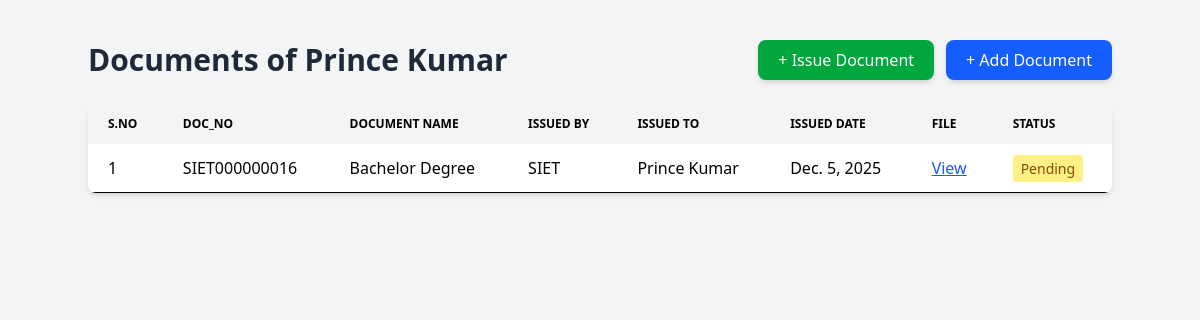
/students/19/docs/upload/ (signed in), run on the app's committed database.
### app/models.py (models this page shows, shortened)
class Student(models.Model):
    college = models.ForeignKey(
        College,
        on_delete=models.CASCADE,
        related_name="students"
    )
    name = models.CharField(max_length=255)
    enroll_no = models.CharField(max_length=100, unique=True)
    course=models.CharField(default='B.Tech')
    dob = models.DateField()
    location = models.CharField(max_length=255)
    email_id = models.EmailField(unique=True)
    class Meta:
        unique_together = ('college', 'enroll_no')

class Document(models.Model):
    STATUS_CHOICES = (
        ("Uploaded", "Uploaded"),
        ("Verified", "Verified"),
        ("Pending", "Pending"),
        ("Fake", "Fake"),
        ("Issued", "Issued"),  # Added Issued status
    )
    student = models.ForeignKey(
        Student,
        on_delete=models.CASCADE,
        related_name="documents"
    )
    college = models.ForeignKey(
        College,
        on_delete=models.CASCADE,
        related_name="documents"
    )
    issued_by_college = models.ForeignKey(
        College,
        on_delete=models.SET_NULL,
        null=True,
        blank=True,
        related_name="issued_documents"
    )
    doc_no = models.CharField(max_length=50)
    doc_id = models.CharField(max_length=100)
    document_name = models.CharField(max_length=255)
    issued_to = models.CharField(max_length=255)
    issued_date = models.DateField()
    file = models.FileField(upload_to='documents/')
    status = models.CharField(
        max_length=20,
        choices=STATUS_CHOICES,
        default="Uploaded"
    )

class College(models.Model):
    user = models.OneToOneField(User, on_delete=models.CASCADE, null=True, blank=True)
    college_name = models.CharField(max_length=255, unique=True, default="Unknown College")
    college_id = models.CharField(max_length=100, unique=True, null=True, blank=True)
    college_location = models.CharField(max_length=255, null=True, blank=True)
    estab_year = models.PositiveIntegerField(null=True, blank=True)
    college_email = models.EmailField(unique=True, null=True, blank=True)
    college_photo = models.ImageField(upload_to='college_photos/', null=True, blank=True)
    bgimage = models.ImageField(upload_to='college_bg/', null=True, blank=True)
    description = models.TextField(null=True, blank=True)
    contact1 = models.CharField(max_length=20, null=True, blank=True)
    contact2 = models.CharField(max_length=20, null=True, blank=True)
    contact3 = models.CharField(max_length=20, null=True, blank=True)
    Aimage1 = models.ImageField(upload_to='achievements/', null=True, blank=True)
    Atext1 = models.CharField(max_length=255, null=True, blank=True)
    Aimage2 = models.ImageField(upload_to='achievements/', null=True, blank=True)
    Atext2 = models.CharField(max_length=255, null=True, blank=True)
    Aimage3 = models.ImageField(upload_to='achievements/', null=True, blank=True)
    Atext3 = models.CharField(max_length=255, null=True, blank=True)
    Advimage = models.ImageField(upload_to='advantages/', null=True, blank=True)
    Advtext = models.CharField(max_length=255, null=True, blank=True)
    awardtext = models.CharField(max_length=255, null=True, blank=True)
    p_detail1 = models.CharField(max_length=255, null=True, blank=True)
    p_detail2 = models.CharField(max_length=255, null=True, blank=True)

### app/views.py (the view)
# urls.py: path('students/<int:id>/docs/upload/', views.upload_document, name='upload_document'),
@login_required
def upload_document(request, id):
    student = get_object_or_404(Student, id=id)
    college = College.objects.get(user=request.user)
    if request.method == "POST":
        print("📌 POST DATA:", request.POST)          # DEBUG
        print("📌 FILES:", request.FILES)
        form = UploadDocumentForm(request.POST, request.FILES)
        print("📌 Form Errors Before Validating:", form.errors)
        if form.is_valid():
            doc = form.save(commit=False)
            doc.student = student
            doc.college = college
            doc.issued_to = student.name
            issued_by_name = form.cleaned_data.get("issued_by")
            if issued_by_name:
                issuing_college = College.objects.filter(
                    college_name__iexact=issued_by_name
                ).first()
                doc.issued_by_college = issuing_college
            else:
                doc.issued_by_college = college
            doc.save()
            return redirect('view_documents', id=id)
    else:
        form = UploadDocumentForm()
    documents = Document.objects.filter(student=student).order_by("-issued_date")
    return render(request, "docs.html", {
        "student": student,
        "documents": documents,
        "add_form": form,
        "issue_form": IssueDocumentForm(),
    })

### templates/docs.html (shortened to what this page needs)
{% load tailwind_tags %} {% load static %}
<!DOCTYPE html>
<html lang="en">
  <head>
    {% tailwind_css %}
  </head>
  <body class="bg-gray-100 p-10">
    <div class="max-w-5xl mx-auto">
      <div class="flex justify-between items-center mb-6">
        <h1 class="text-3xl font-bold text-gray-800">
          Documents of {{ student.name }}
        </h1>
        <div class="flex gap-3">
          <button
            onclick="document.getElementById('issueModal').showModal()"
            class="bg-green-600 hover:bg-green-700 text-white px-5 py-2 rounded-lg shadow-md"
          >
            + Issue Document
          </button>
          <button
            onclick="document.getElementById('addModal').showModal()"
            class="bg-blue-600 hover:bg-blue-700 text-white px-5 py-2 rounded-lg shadow-md"
          >
            + Add Document
          </button>
        </div>
      </div>
      <div class="bg-white shadow-md rounded-lg overflow-hidden mb-10">
        <table class="min-w-full leading-normal">
          <thead>
            <tr>
              <th
                class="px-5 py-3 bg-gray-100 text-left text-xs font-semibold uppercase"
              >
                S.No
              </th>
              <th
                class="px-5 py-3 bg-gray-100 text-left text-xs font-semibold uppercase"
              >
                Doc_No
              </th>
              <th
                class="px-5 py-3 bg-gray-100 text-left text-xs font-semibold uppercase"
              >
                Document Name
              </th>
              <th
                class="px-5 py-3 bg-gray-100 text-left text-xs font-semibold uppercase"
              >
                Issued By
              </th>
              <th
                class="px-5 py-3 bg-gray-100 text-left text-xs font-semibold uppercase"
              >
                Issued To
              </th>
              <th
                class="px-5 py-3 bg-gray-100 text-left text-xs font-semibold uppercase"
              >
                Issued Date
              </th>
              <th
                class="px-5 py-3 bg-gray-100 text-left text-xs font-semibold uppercase"
              >
                File
              </th>
              <th
                class="px-5 py-3 bg-gray-100 text-left text-xs font-semibold uppercase"
              >
                Status
              </th>
            </tr>
          </thead>
          <tbody>
            {% for doc in documents %}
            <tr class="hover:bg-gray-50">
              <td class="px-5 py-3 border-b">{{ forloop.counter }}</td>
              <td class="px-5 py-3 border-b font-medium">{{ doc.doc_no }}</td>
              <td class="px-5 py-3 border-b font-medium">
                {{ doc.document_name }}
              </td>
              <td class="px-5 py-3 border-b">
                {{ doc.issued_by_college.college_name|default:"Not Available" }}
              </td>
              <td class="px-5 py-3 border-b">{{ doc.issued_to }}</td>
              <td class="px-5 py-3 border-b">{{ doc.issued_date }}</td>
              <td class="px-5 py-3 border-b">
                {% if doc.file %}
                <a
                  href="{{ doc.file.url }}"
                  target="_blank"
                  class="text-blue-600 underline"
                  >View</a
                >
                {% else %} No file uploaded {% endif %}
              </td>
              <td class="px-5 py-3 border-b">
                {% if doc.status == "Verified" %}
                <span
                  class="px-2 py-1 text-sm rounded bg-green-200 text-green-800"
                  >Verified</span
                >
                {% elif doc.status == "Pending" %}
                <span
                  class="px-2 py-1 text-sm rounded bg-yellow-200 text-yellow-800"
                  >Pending</span
                >
                {% elif doc.status == "Fake" %}
                <span class="px-2 py-1 text-sm rounded bg-red-200 text-red-800"
                  >Fake</span
                >
                {% elif doc.status == "Issued" %}
                <span
                  class="px-2 py-1 text-sm rounded bg-blue-200 text-blue-800"
                  >Issued</span
                >
                {% else %}
                <span
                  class="px-2 py-1 text-sm rounded bg-gray-200 text-gray-800"
                  >{{ doc.status }}</span
                >
                {% endif %}
              </td>
            </tr>
            {% empty %}
            <tr>
              <td colspan="8" class="text-center py-6 text-gray-500">
                No documents uploaded yet.
              </td>
            </tr>
            {% endfor %}
          </tbody>
        </table>
      </div>
    </div>
  </body>
</html>

### data on the page
Student: name "Prince Kumar"
Document: doc_no "SIET000000016", document_name "Bachelor Degree", issued_by_college.college_name "SIET", issued_to "Prince Kumar", issued_date "Dec. 5, 2025", status "Pending"
